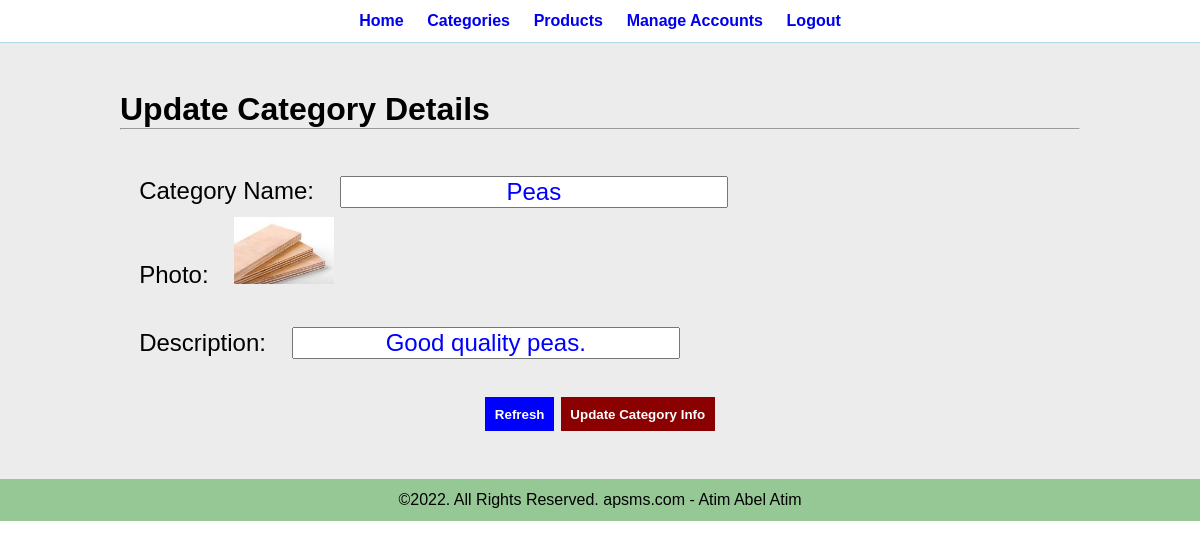
Screenshot of /admin/update_category.php?update_id=11 (signed in) with the database file from the repository.
### tables this page shows
CREATE TABLE `categories` (
  `s_no` int(11) NOT NULL,
  `category_name` varchar(150) NOT NULL,
  `img` varchar(150) NOT NULL,
  `description` varchar(255) NOT NULL
);

### admin/update_category.php (the view, shortened to what this page needs)
<?php include ("includes/header.php"); ?>
<div class="main">
<div class="wrapper">
<h1>Update Category Details</h1><hr><br><br>
<div class="credentials">
<form action="" method="post" autocomplete="off">
<?php
include("../db_connect.php");
if(isset($_GET['update_id']))
{
$uid = $_GET['update_id'];
$query = "select * from categories where s_no = '$uid'";
$exec = mysqli_query($con,$query);
while($row = mysqli_fetch_array($exec))
{
echo("<label>Category Name: </label><input type='text' value='$row[1]' name='cname' required><br>");
if($row[2]!="")
{
echo("<label>Photo: </label><td><img src='../resources/images/categories/$row[2]' width='100px'></td>");
}
else
{
echo ("<td>" . "Image not uploaded" . "</td><br>");
}
echo("<br><br><label>Description: </label><input type='text' value='$row[3]' name='desc'required><br>");
}
}
?>
<div><br>
<center>
<button class="btn-secondary" type="reset" name="reset" id="rfr">Refresh</button>
<button class="btn-primary" type="submit" name="submit" id="save">Update Category Info</button>
</center>
</div>
</form>
</div>
</div>
</div>
<?php include ("includes/footer.php"); ?>
</body>
</html>

### css/admin.css (style rules this page uses)
* { font-family: 'Lucida Sans', 'Lucida Sans Regular', 'Lucida Grande', 'Lucida Sans Unicode', Geneva, Verdana, sans-serif; margin: 0; padding: 0; }
.wrapper { width: 80%; padding: 1%; margin: 0 auto; }
.btn-primary { background-color: darkred; color: white; cursor: pointer; padding: 1%; text-decoration: none; font-weight: bold; border: none; }
.btn-secondary { background-color: blue; color: white; cursor: pointer; padding: 1%; text-decoration: none; font-weight: bold; border: none; }
.main { background-color: #ececec; padding: 3% 0; }
.credentials { font-size: 1.5rem; }
.credentials label { padding: 2%; }
.credentials input { color: blue; font-size: 1.5rem; width: 40%; text-align: center; margin: 1% 0; }

### rows the page displays
categories: cname "Peas", img (picture), desc "Good quality peas."
